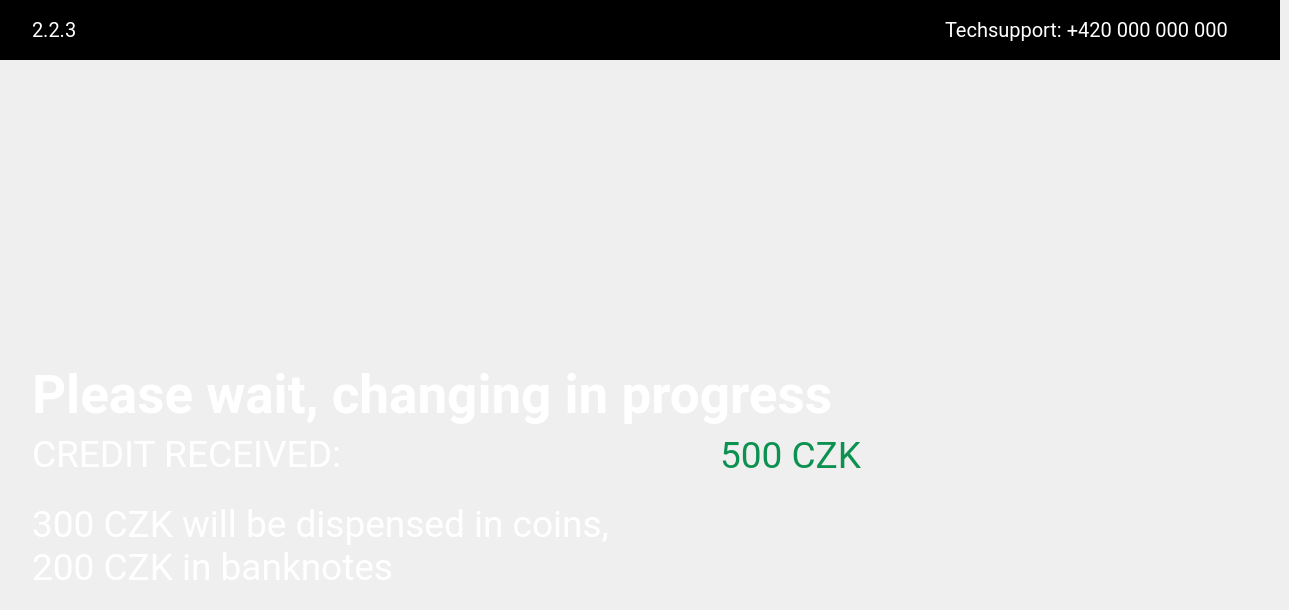
    <widget class="QWidget" name="i5Page">
     <widget class="QFrame" name="i5FrLogo">
      <property name="geometry">
       <rect>
        <x>0</x>
        <y>0</y>
        <width>1280</width>
        <height>60</height>
       </rect>
      </property>
      <property name="styleSheet">
       <string notr="true">background-color:rgb(0, 0, 0);</string>
      </property>
      <property name="frameShape">
       <enum>QFrame::StyledPanel</enum>
      </property>
      <property name="frameShadow">
       <enum>QFrame::Raised</enum>
      </property>
      <widget class="QLabel" name="i5LblLogo">
       <property name="geometry">
        <rect>
         <x>578</x>
         <y>13</y>
         <width>124</width>
         <height>34</height>
        </rect>
       </property>
       <property name="text">
        <string>&lt;html&gt;&lt;head/&gt;&lt;body&gt;&lt;p&gt;&lt;img src=&quot;:/res/pic/Frame.png&quot;/&gt;&lt;/p&gt;&lt;/body&gt;&lt;/html&gt;</string>
       </property>
      </widget>
      <widget class="QLabel" name="i5LblNumbPage">
       <property name="geometry">
        <rect>
         <x>32</x>
         <y>18</y>
         <width>120</width>
         <height>24</height>
        </rect>
       </property>
       <property name="font">
        <font>
         <family>Roboto</family>
         <pointsize>15</pointsize>
        </font>
       </property>
       <property name="styleSheet">
        <string notr="true">color:rgb(255, 255, 255);
qproperty-alignment: AlignLeft;</string>
       </property>
       <property name="text">
        <string>2.2.3</string>
       </property>
      </widget>
      <widget class="QLabel" name="i5LblTech">
       <property name="geometry">
        <rect>
         <x>945</x>
         <y>18</y>
         <width>303</width>
         <height>24</height>
        </rect>
       </property>
       <property name="font">
        <font>
         <family>Roboto</family>
         <pointsize>15</pointsize>
        </font>
       </property>
       <property name="styleSheet">
        <string notr="true">color:rgb(255, 255, 255);
qproperty-alignment: AlignLeft;</string>
       </property>
       <property name="text">
        <string>Techsupport: +420 000 000 000</string>
       </property>
      </widget>
     </widget>
     <widget class="QLabel" name="i5LblPic">
      <property name="geometry">
       <rect>
        <x>600</x>
        <y>234</y>
        <width>80</width>
        <height>80</height>
       </rect>
      </property>
      <property name="text">
       <string>&lt;html&gt;&lt;head/&gt;&lt;body&gt;&lt;p&gt;&lt;img src=&quot;:/res/pic/waiting.png&quot;/&gt;&lt;/p&gt;&lt;/body&gt;&lt;/html&gt;</string>
      </property>
     </widget>
     <widget class="QLabel" name="i5LblText">
      <property name="geometry">
       <rect>
        <x>32</x>
        <y>364</y>
        <width>1215</width>
        <height>61</height>
       </rect>
      </property>
      <property name="font">
       <font>
        <family>Roboto</family>
        <pointsize>40</pointsize>
        <weight>75</weight>
        <bold>true</bold>
       </font>
      </property>
      <property name="styleSheet">
       <string notr="true">color:rgb(255, 255, 255);
qproperty-alignment: AlignCenter;</string>
      </property>
      <property name="text">
       <string>Please wait, changing in progress</string>
      </property>
     </widget>
     <widget class="QLabel" name="i5LblText2">
      <property name="geometry">
       <rect>
        <x>32</x>
        <y>434</y>
        <width>1050</width>
        <height>41</height>
       </rect>
      </property>
      <property name="font">
       <font>
        <family>Roboto</family>
        <pointsize>28</pointsize>
        <weight>50</weight>
        <bold>false</bold>
       </font>
      </property>
      <property name="styleSheet">
       <string notr="true">color:rgb(255, 255, 255);
qproperty-alignment: AlignCenter;</string>
      </property>
      <property name="text">
       <string>CREDIT RECEIVED:</string>
      </property>
     </widget>
     <widget class="QLabel" name="i5LblText4">
      <property name="geometry">
       <rect>
        <x>720</x>
        <y>434</y>
        <width>221</width>
        <height>42</height>
       </rect>
      </property>
      <property name="font">
       <font>
        <family>Roboto</family>
        <pointsize>28</pointsize>
       </font>
      </property>
      <property name="styleSheet">
       <string notr="true">color:rgb(13, 145, 81);
qproperty-alignment: AlignLeft;</string>
      </property>
      <property name="text">
       <string>500 CZK</string>
      </property>
     </widget>
     <widget class="QLabel" name="i5LblText3">
      <property name="geometry">
       <rect>
        <x>32</x>
        <y>490</y>
        <width>1215</width>
        <height>111</height>
       </rect>
      </property>
      <property name="font">
       <font>
        <family>Roboto</family>
        <pointsize>28</pointsize>
       </font>
      </property>
      <property name="styleSheet">
       <string notr="true">color:rgb(255, 255, 255);
qproperty-alignment: AlignCenter;</string>
      </property>
      <property name="text">
       <string>300 CZK will be dispensed in coins,
200 CZK in banknotes</string>
      </property>
     </widget>
    </widget>
